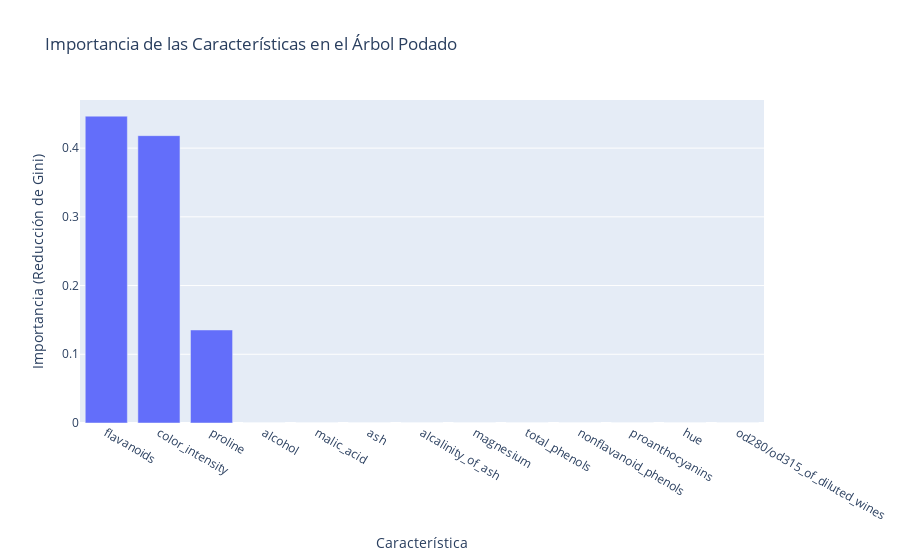

The notebook cell this image was saved under:
### Code cell
importances = pd.DataFrame({
    'feature': X_train_wine.columns,
    'importance': tree_pruned_wine.feature_importances_
}).sort_values('importance', ascending=False)

fig = px.bar(
    importances,
    x='feature',
    y='importance',
    title='Importancia de las Características en el Árbol Podado',
    labels={'feature': 'Característica', 'importance': 'Importancia (Reducción de Gini)'}
)
fig.show()

### Figure 1 — Plotly figure (JSON) as saved in the notebook; plotly's stock layout.template omitted (floating-point values rounded to 4 significant figures)
{"data": [{"hovertemplate": "Característica=%{x}<br>Importancia (Reducción de Gini)=%{y}<extra></extra>", "legendgroup": "", "marker": {"color": "#636efa", "pattern": {"shape": ""}}, "name": "", "orientation": "v", "showlegend": false, "textposition": "auto", "type": "bar", "x": ["flavanoids", "color_intensity", "proline", "alcohol", "malic_acid", "ash", "alcalinity_of_ash", "magnesium", "total_phenols", "nonflavanoid_phenols", "proanthocyanins", "hue", "od280/od315_of_diluted_wines"], "xaxis": "x", "y": [0.4465, 0.4181, 0.1354, 0.0, 0.0, 0.0, 0.0, 0.0, 0.0, 0.0, 0.0, 0.0, 0.0], "yaxis": "y"}], "layout": {"barmode": "relative", "legend": {"tracegroupgap": 0}, "title": {"text": "Importancia de las Características en el Árbol Podado"}, "xaxis": {"anchor": "y", "domain": [0, 1], "title": {"text": "Característica"}}, "yaxis": {"anchor": "x", "domain": [0, 1], "title": {"text": "Importancia (Reducción de Gini)"}}}}
